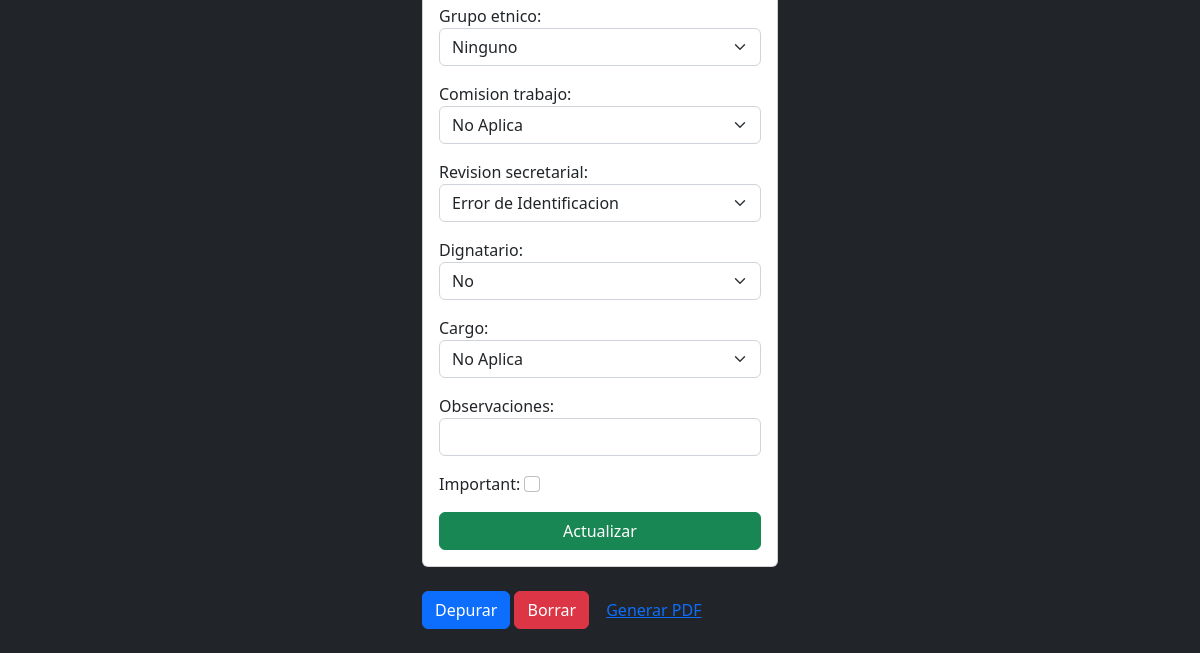
Before: /afiliados/1/ (signed in, lower part) with the older database file.
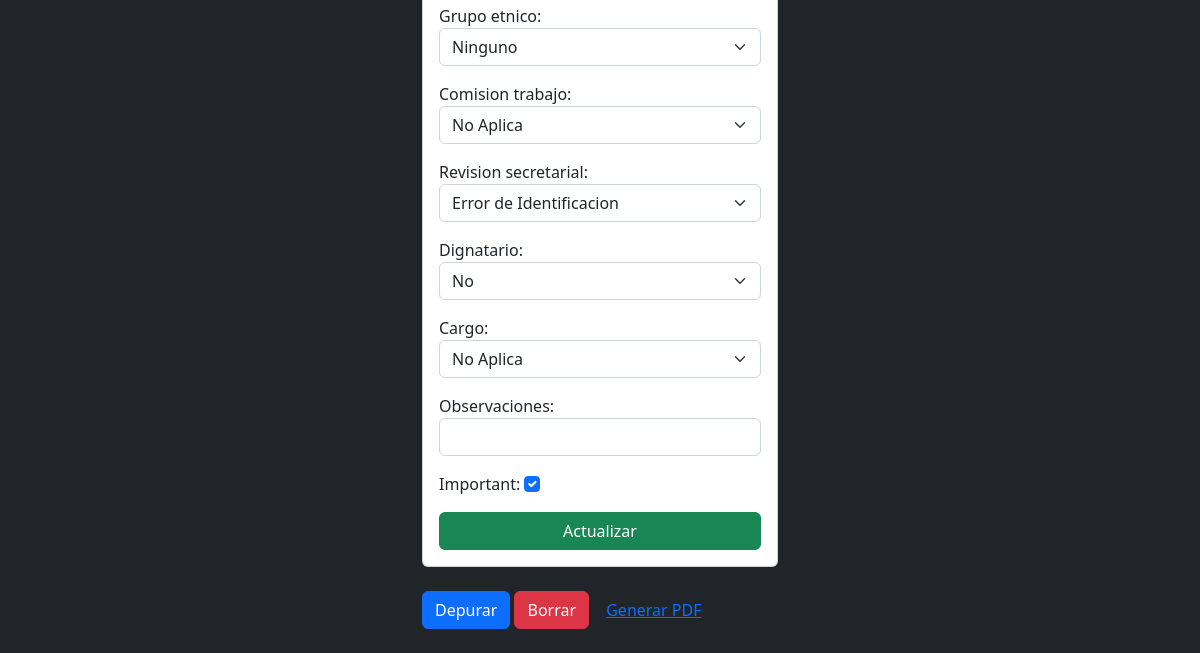
After: the same page with the newer database file.
### libro/models.py (models this page shows, shortened)
class Afiliado(models.Model):
    nombres = models.TextField(max_length=100)
    tipo_documento = models.TextField(max_length=100)
    numero_documento = models.BigIntegerField()
    sexo = models.CharField(max_length=10)
    telefono = models.BigIntegerField()
    email = models.EmailField(max_length=100)
    direccion = models.TextField(max_length=100)
    nacimiento = models.DateField(blank=True)
    educacion = models.TextField(max_length=100)
    ocupacion = models.TextField(max_length=100)
    discapacidad = models.TextField(max_length=100)
    grupo_etnico = models.TextField(max_length=100)
    comision_trabajo = models.TextField(max_length=100)
    revision_secretarial = models.TextField(max_length=100)
    dignatario = models.TextField(max_length=100)
    cargo = models.TextField(max_length=100)
    observaciones = models.TextField(blank=True, max_length=100)
    created = models.DateTimeField(auto_now_add=True)
    datecompleted = models.DateTimeField(null=True, blank=True)
    important = models.BooleanField(default=False)
    user = models.ForeignKey(User, on_delete=models.CASCADE)

### libro/views.py (the view, shortened to what this page needs)
# urls.py: path('afiliados/<int:afiliado_id>/', views.afiliado_detail, name='afiliado_detail'),
@login_required
def afiliado_detail(request, afiliado_id):
    if request.method == 'GET':
        afiliado = get_object_or_404(
            Afiliado, pk=afiliado_id, user=request.user)
        form = crearAfiliado(instance=afiliado)
        return render(request, 'afiliado_detail.html', {'afiliado': afiliado, 'form': form})

### libro/templates/afiliado_detail.html (shortened to what this page needs)
{% extends 'base.html' %}
{% block content %}
<main class="container py-4">
    <div class="row">
        <div class="col-md-4 offset-md-4">
            <form method="POST"class="card card-body">
                {{form.as_p}}
                <button class="btn btn-success">Actualizar</button>
            </form>
            <div class="mt-4 d-flex">
                <form action="{% url 'afiliado_completed' afiliado.id %}" method="POST">
                    <button class="btn btn-primary">Depurar</button>
                </form>
                <form action="{% url 'afiliado_delete' afiliado.id %}" method="POST">
                    <button class="btn btn-danger">Borrar</button>
                </form>
                <form action="{% url 'afiliado_pdf' afiliado.id %}" method="POST">
                    <button class="btn btn-link">Generar PDF</button>
                </form>
            </div>
        </div>
    </div>
</main>
{% endblock %}

Changed rows visible on the page:
changed Afiliado "Ninguno": important "☐" → "☑"
